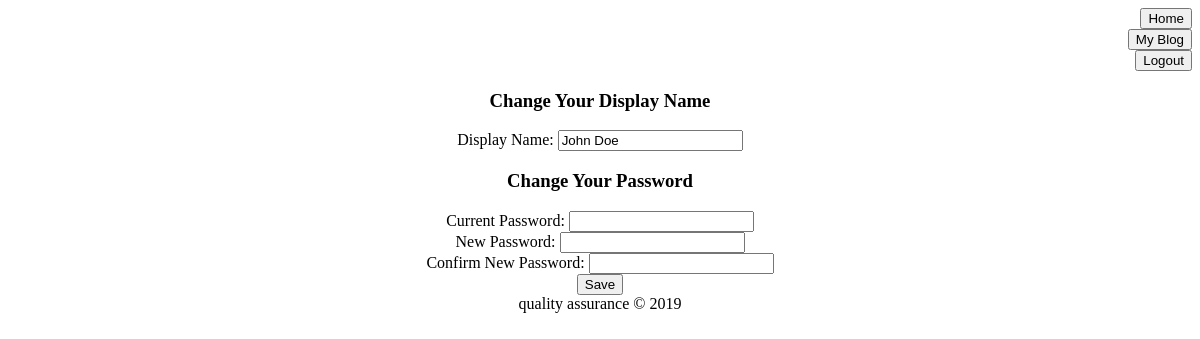
Page /changesettings (signed in) on the earlier database version.
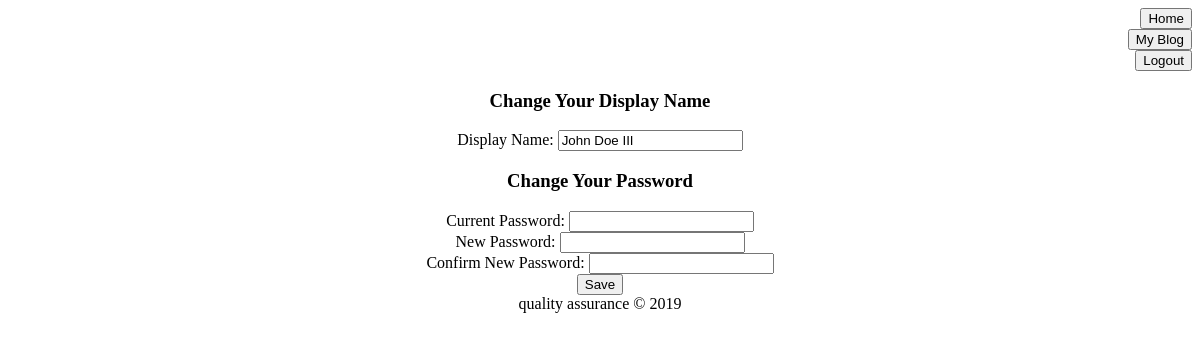
Same page on the later database version.
### tables this page shows
CREATE TABLE users (
  userid INTEGER PRIMARY KEY AUTOINCREMENT,
  username TEXT UNIQUE NOT NULL,
  hashpassword TEXT NOT NULL,
  displayname TEXT NOT NULL
);

### app.py (the view, shortened to what this page needs)
@app.route("/changesettings")
def changesettings():
    if "isloggedin" in session and session["userid"]:
        return render_template(
            "settings.html",
            displayname = get("users", "displayname",
                            "WHERE userid = '%s'" % session["userid"])[0][0]
        )
    return redirect("/")

### app.py (called while the page is built)
@app.before_request
def database_connection():
    conn()
    try:
        g.username = request.args["username"]
        g.password = request.args["password"]
        g.creds = g.username and g.password
    except:
        pass

@app.teardown_request
def close_database_connection(Exception):
    close()
    try:
        g.pop("username", None)
        g.pop("password", None)
        g.pop("creds", None)
    except:
        pass

### utl/dbconn.py (called while the page is built)
def conn():
    if "db" not in g:
        g.db = connect(current_app.config["DATABASE"])

def close():
    db = getattr(g, "db", None)
    if db is not None:
        db.close()

### utl/dbfunc.py (called while the page is built)
def get(tbl_name, column, conditional=""):
    cur = g.db.cursor()
    cur.execute("SELECT %s FROM %s %s" % (column, tbl_name, conditional))
    values = cur.fetchall()
    cur.close()
    return [list(value) for value in values]

### templates/settings.html (shortened to what this page needs)
{% extends "base.html" %}
{% block body %}
<div align="right">
    <form action="/home">
        <input type="submit" value="Home">
    </form>
    <form action="/myblog">
        <input type="submit" value="My Blog">
    </form>
    <form action="/logout">
        <input type="submit" value="Logout">
    </form>
</div>
<div align="center">
    <form action="{{ url_for('changesettings', userid = userid) }}" id="editorMode">
        <h3>Change Your Display Name</h3>
        Display Name: <input type="text" name="newdisplayname" value="{{displayname}}">
        <br>
        <h3>Change Your Password</h3>
        Current Password: <input type="password" name="currentpassword">
        <br>
        New Password: <input type="password" name="newpassword">
        <br>
        Confirm New Password: <input type="password" name="confirm">
        <br>
        <input type="submit" value="Save">
    </form>
</div>
{% endblock %}

Differences in the rows shown:
changed users: newdisplayname "John Doe" → "John Doe III"
